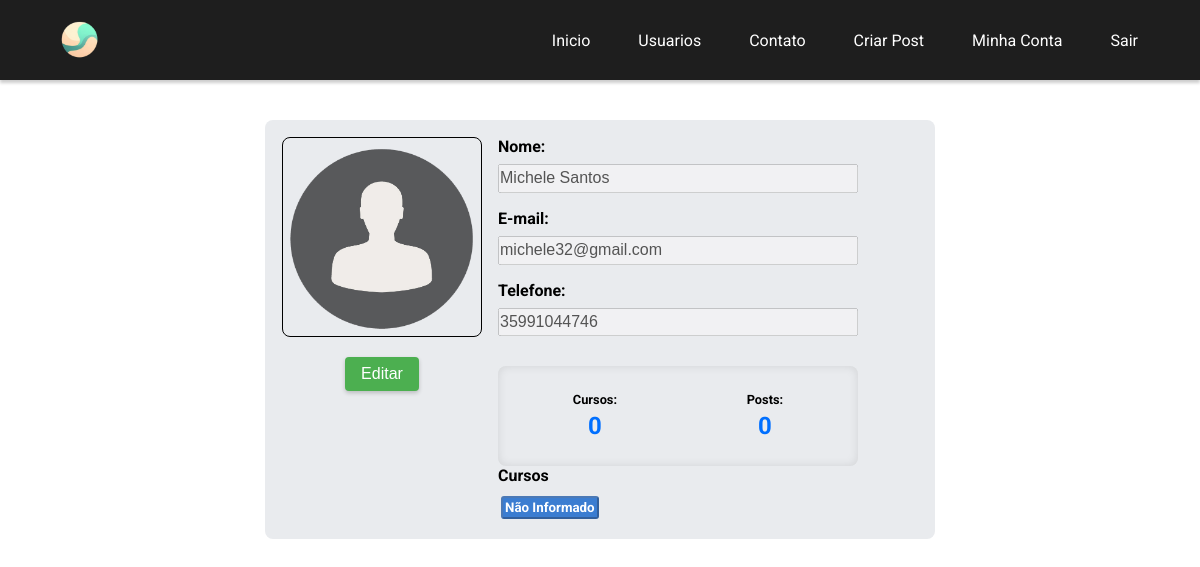
/minhaconta (signed in), run on the app's committed database.
### comunidadeblog/models.py (models this page shows)
class Usuario(database.Model, UserMixin):
    id = database.Column(database.Integer, primary_key=True)
    username = database.Column(database.String, nullable=False)
    email = database.Column(database.String, nullable=False, unique=True)
    telefone = database.Column(database.String(14), nullable=True)
    senha = database.Column(database.String(20), nullable=False)
    foto_perfil = database.Column(database.String, default='default.jpg', nullable=False)
    posts = database.relationship('Post', backref='autor', lazy=True)      # primeiro parametro 'Post' se refere a classe Post e backre='autor
    cursos = database.Column(database.String, nullable=False, default="Não Informado")

### comunidadeblog/routes.py (the view)
@app.route('/minhaconta')
@login_required
def minha_conta():
    foto_perfil = url_for('static', filename='fotos_perfil/{}'.format(current_user.foto_perfil))
    return render_template('minhaconta.html', foto_perfil=foto_perfil)

### comunidadeblog/models.py (called while the page is built)
@login_manager.user_loader
def load_usuario(id_usuario):
    return Usuario.query.get(int(id_usuario))

### comunidadeblog/templates/minhaconta.html
{% extends 'base.html' %} {% block body %}
<div class="container-minhaconta">
    <div class="content-minhaconta">
        <div class="lado">
            <img
                    src="{{ foto_perfil }}"
                    class="image-perfil"
                    alt="imagem-perfil"
            />
            <div class="form-actions">
                <a href="{{ url_for('editar_perfil') }}">
                    <button
                            type="submit"
                            id="btn_editar_perfil"
                            name="btn_editar_perfil"
                            class="btn-minhaconta"
                    >
                        Editar
                    </button>
                </a>
            </div>
        </div>
        <div class="form-dados-conta">
            <div class="form-row">
                <label class="label-minhaconta">Nome:</label>
                <input
                        type="text"
                        name="username"
                        id="username"
                        class="input-minhaconta"
                        value="{{ current_user.username }}"
                        disabled
                />
            </div>
            <div class="form-row">
                <label class="label-minhaconta">E-mail:</label>
                <input
                        type="text"
                        name="email"
                        id="email"
                        class="input-minhaconta"
                        value="{{ current_user.email }}"
                        disabled
                />
            </div>
            <div class="form-row">
                <label class="label-minhaconta">Telefone:</label>
                <input
                        type="text"
                        name="telefone"
                        id="telefone"
                        class="input-minhaconta"
                        value="{{ current_user.telefone }}"
                        disabled
                />
            </div>
            <div class="contagem-bloco">
                <div class="curso-bloco">
                    <label class="label-bloco">Cursos:</label>
                    <div class="contador-bloco">
                        {% if 'Não Informado' in current_user.cursos %} 0 {%
                        else %} {{ current_user.cursos.count(';') + 1 }} {%
                        endif %}
                    </div>
                </div>
                <div class="post-bloco">
                    <label class="label-bloco">Posts:</label>
                    <div class="contador-bloco">0</div>
                </div>
            </div>
            <div class="meuscursos">
                <div class="title-meuscursos">Cursos</div>
                <div class="item-cursos">
                    {% for curso in current_user.cursos.split(';') %}
                    <button disabled="disabled" class="cursos-btn">
                        {{ curso }}
                    </button>
                    {% endfor %}
                </div>
            </div>
        </div>
    </div>
</div>
{% block form_editar_perfil %} {% endblock %} {% endblock %}

### comunidadeblog/static/css/style.css (style rules this page uses)
* { padding: 0; margin: 0; box-sizing: border-box; text-decoration: none; }
.container-minhaconta { padding: 2.5rem; }
.content-minhaconta { padding: 1rem; display: flex; justify-content: center; background-color: #e9ebee; border: 1px solid transparent; border-radius: 0.5rem; max-width: 670px; margin: 0 auto; }
.form-dados-conta { padding-left: 1rem; flex: 1 0 140px; }
.form-row { display: flex; flex-direction: column; margin-bottom: 1rem; }
.form-row label { font-size: 1em; font-weight: bold; margin-bottom: 0.5rem; }
.form-row input { font-size: 1em; height: 1.8rem; width: 360px; }
.contagem-bloco { display: flex; justify-content: space-around; align-items: center; background-color: #e9ebee; border-radius: 8px; box-shadow: inset 0px 0px 10px rgba(0, 0, 0, 0.1); height: 100px; margin-top: 30px; padding: 10px; width: 360px; }
.post-bloco, .curso-bloco { flex-grow: 1; text-align: center; }
.label-bloco { display: block; font-size: 0.8rem; font-weight: bold; margin-bottom: 5px; }
.contador-bloco { font-size: 1.5rem; font-weight: bold; color: #006fff; }
.form-actions { display: flex; gap: 0.5rem; margin-top: 1rem; justify-content: center; }
.btn-minhaconta { color: #fff; border: none; border-radius: 4px; padding: 0.5rem 1rem; font-size: 1rem; box-shadow: 0px 2px 4px rgba(0, 0, 0, 0.2); transition: 0.05s; }
#btn_editar_perfil { background-color: #4caf50; }
.image-perfil { width: 200px; height: 200px; border: 1px solid; border-radius: 8px; }
.title-meuscursos { margin-bottom: 0.5em; font-weight: bold; }
.cursos-btn { background-color: #075bc9c4; border-radius: 3px; color: #fff; margin: 3px; font-weight: bold; padding: 2px; font-family: "Roboto", Courier, monospace; }

### data on the page
Usuario: username "Michele Santos", email "michele32@gmail.com", telefone "35991044746", cursos "Não Informado"
